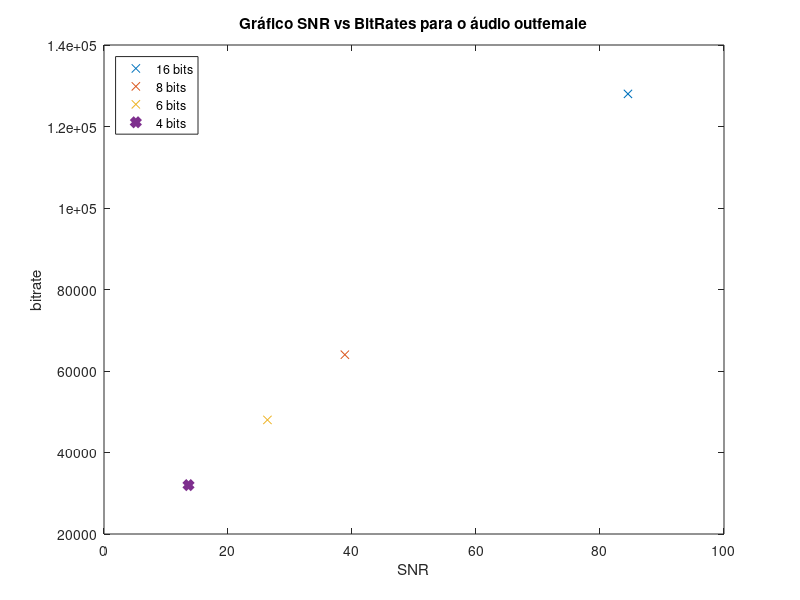

This figure's MATLAB source:


x1=84.51;
x2=38.85;
x3=26.36;
x4=13.63;



y1=8000*16;
y2=8000*8;
y3=8000*6;
y4=8000*4;


figure
plot(x1,y1,'x',x2,y2,'x',x3,y3,'x',x4,y4,'x','LineWidth', 4)
title('Gráfico SNR vs BitRates para o áudio outfemale')
ylabel('bitrate') 
xlabel('SNR') 
legend('16 bits', '8 bits', '6 bits', '4 bits','Location','northwest','Orientation','vertical')
